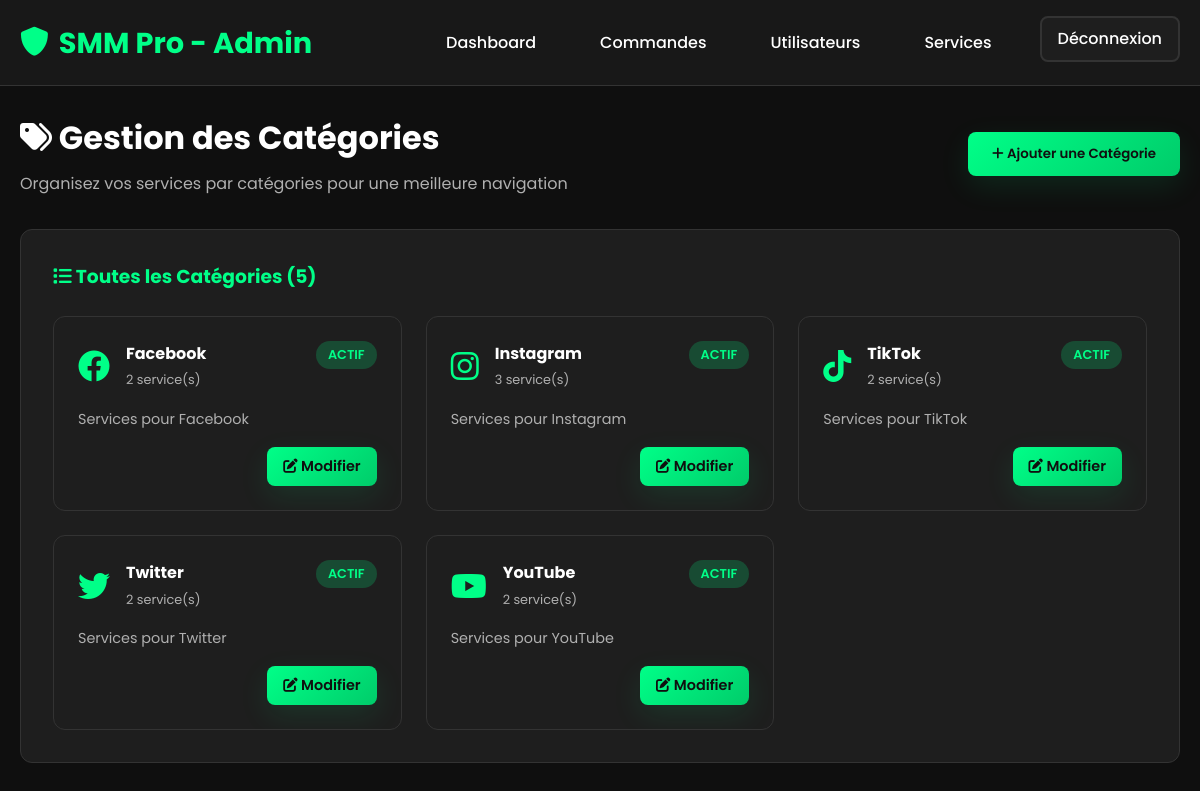
The app's page /admin/categories.php (signed in) with its own data.
### tables this page shows
CREATE TABLE IF NOT EXISTS categories (
    id INT AUTO_INCREMENT PRIMARY KEY,
    name VARCHAR(100) NOT NULL,
    description TEXT,
    icon VARCHAR(50),
    is_active BOOLEAN DEFAULT TRUE,
    created_at TIMESTAMP DEFAULT CURRENT_TIMESTAMP
);

### config/database.php (called while the page is built, shortened)
<?php
class Database {
    private $connection;
    public function __construct() {
        try {
            $this->connection = new PDO(
                "mysql:host=" . DB_HOST . ";dbname=" . DB_NAME . ";charset=utf8mb4",
                DB_USER,
                DB_PASS,
                [
                    PDO::ATTR_ERRMODE => PDO::ERRMODE_EXCEPTION,
                    PDO::ATTR_DEFAULT_FETCH_MODE => PDO::FETCH_ASSOC,
                    PDO::ATTR_EMULATE_PREPARES => false
                ]
            );
        } catch(PDOException $e) {
            die("Erreur de connexion à la base de données: " . $e->getMessage());
        }
    }
    public function query($sql, $params = []) {
        $stmt = $this->connection->prepare($sql);
        $stmt->execute($params);
        return $stmt;
    }
    public function fetchAll($sql, $params = []) {
        return $this->query($sql, $params)->fetchAll();
    }
}
?>

### admin/categories.php (the view, shortened to what this page needs)
<?php
$db = new Database();
$categories = $db->fetchAll("
    SELECT c.*,
           (SELECT COUNT(*) FROM services WHERE category_id = c.id) as service_count
    FROM categories c
    ORDER BY c.name
");
?>
<!DOCTYPE html>
<html lang="fr">
<head>
    <link rel="stylesheet" href="../assets/css/style.css">
    <link rel="stylesheet" href="https://cdnjs.cloudflare.com/ajax/libs/font-awesome/6.0.0/css/all.min.css">
</head>
<body>
    <nav class="navbar">
        <div class="container">
            <div class="nav-content">
                <a href="dashboard.php" class="logo">
                    <i class="fas fa-shield-alt"></i>
                    <?php echo SITE_NAME; ?> - Admin
                </a>
                <ul class="nav-links">
                    <li><a href="dashboard.php">Dashboard</a></li>
                    <li><a href="orders.php">Commandes</a></li>
                    <li><a href="users.php">Utilisateurs</a></li>
                    <li><a href="services.php">Services</a></li>
                    <li><a href="../logout.php" class="btn btn-secondary">Déconnexion</a></li>
                </ul>
            </div>
        </div>
    </nav>
    <div class="dashboard">
        <div class="container">
            <div class="dashboard-header">
                <div>
                    <h1 style="color: var(--text-primary); margin-bottom: 0.5rem;">
                        <i class="fas fa-tags"></i> Gestion des Catégories
                    </h1>
                    <p style="color: var(--text-secondary);">
                        Organisez vos services par catégories pour une meilleure navigation
                    </p>
                </div>
                <div>
                    <button onclick="showAddCategoryModal()" class="btn btn-primary">
                        <i class="fas fa-plus"></i> Ajouter une Catégorie
                    </button>
                </div>
            </div>
            <div class="card">
                <h3 style="color: var(--primary-color); margin-bottom: 1.5rem;">
                    <i class="fas fa-list"></i> Toutes les Catégories (<?php echo count($categories); ?>)
                </h3>
                <?php if (empty($categories)): ?>
                    <div style="text-align: center; padding: 3rem 1rem; color: var(--text-secondary);">
                        <i class="fas fa-tags" style="font-size: 4rem; margin-bottom: 1rem; opacity: 0.5;"></i>
                        <h3>Aucune catégorie</h3>
                        <p>Commencez par ajouter votre première catégorie.</p>
                        <button onclick="showAddCategoryModal()" class="btn btn-primary" style="margin-top: 1rem;">
                            <i class="fas fa-plus"></i> Ajouter une Catégorie
                        </button>
                    </div>
                <?php else: ?>
                    <div style="display: grid; grid-template-columns: repeat(auto-fit, minmax(300px, 1fr)); gap: 1.5rem;">
                        <?php foreach ($categories as $category): ?>
                        <div class="card" style="padding: 1.5rem;">
                            <div style="display: flex; justify-content: space-between; align-items: start; margin-bottom: 1rem;">
                                <div style="display: flex; align-items: center; gap: 1rem;">
                                    <i class="<?php echo $category['icon']; ?>" style="color: var(--primary-color); font-size: 2rem;"></i>
                                    <div>
                                        <h4 style="margin: 0; color: var(--text-primary);"><?php echo htmlspecialchars($category['name']); ?></h4>
                                        <span style="font-size: 0.8rem; color: var(--text-secondary);">
                                            <?php echo $category['service_count']; ?> service(s)
                                        </span>
                                    </div>
                                </div>
                                <div style="display: flex; gap: 0.5rem;">
                                    <?php if ($category['is_active']): ?>
                                        <span class="status-badge status-completed">Actif</span>
                                    <?php else: ?>
                                        <span class="status-badge status-cancelled">Inactif</span>
                                    <?php endif; ?>
                                </div>
                            </div>
                            <?php if ($category['description']): ?>
                                <p style="color: var(--text-secondary); margin-bottom: 1rem; font-size: 0.9rem;">
                                    <?php echo htmlspecialchars($category['description']); ?>
                                </p>
                            <?php endif; ?>
                            <div style="display: flex; gap: 0.5rem; justify-content: flex-end;">
                                <a href="?edit=<?php echo $category['id']; ?>"
                                   class="btn btn-primary" style="padding: 0.5rem 1rem; font-size: 0.9rem; text-decoration: none;">
                                    <i class="fas fa-edit"></i> Modifier
                                </a>
                            </div>
                        </div>
                        <?php endforeach; ?>
                    </div>
                <?php endif; ?>
            </div>
        </div>
    </div>
</body>
</html>

### assets/css/style.css (style rules this page uses)
:root { --primary-color: #00ff88; --primary-dark: #00cc6a; --secondary-color: #1a1a1a; --dark-bg: #0f0f0f; --card-bg: #1e1e1e; --text-primary: #ffffff; --text-secondary: #b0b0b0; --border-color: #333333; --success-color: #00ff88; --warning-color: #ffa500; --error-color: #ff4444; --gradient-primary: linear-gradient(135deg, #00ff88 0%, #00cc6a 100%); --gradient-dark: linear-gradient(135deg, #1a1a1a 0%, #0f0f0f 100%); --shadow: 0 10px 30px rgba(0, 255, 136, 0.1); --shadow-hover: 0 15px 40px rgba(0, 255, 136, 0.2); }
* { margin: 0; padding: 0; box-sizing: border-box; }
body { font-family: 'Poppins', sans-serif; background: var(--dark-bg); color: var(--text-primary); line-height: 1.6; overflow-x: hidden; }
.container { max-width: 1200px; margin: 0 auto; padding: 0 20px; }
.navbar { background: rgba(26, 26, 26, 0.95); backdrop-filter: blur(10px); padding: 1rem 0; position: fixed; top: 0; left: 0; right: 0; z-index: 1000; border-bottom: 1px solid var(--border-color); }
.nav-content { display: flex; justify-content: space-between; align-items: center; }
.logo { font-size: 1.8rem; font-weight: 700; color: var(--primary-color); text-decoration: none; display: flex; align-items: center; gap: 10px; }
.nav-links { display: flex; list-style: none; gap: 2rem; align-items: center; }
.nav-links a { color: var(--text-primary); text-decoration: none; font-weight: 500; transition: all 0.3s ease; padding: 0.5rem 1rem; border-radius: 8px; }
.btn { padding: 12px 24px; border: none; border-radius: 8px; font-weight: 600; font-family: inherit; cursor: pointer; transition: all 0.3s ease; text-decoration: none; display: inline-block; text-align: center; position: relative; overflow: hidden; }
.btn-primary { background: var(--gradient-primary); color: var(--dark-bg); box-shadow: var(--shadow); }
.btn-secondary { background: var(--card-bg); color: var(--text-primary); border: 2px solid var(--border-color); }
.card { background: var(--card-bg); border-radius: 12px; padding: 2rem; border: 1px solid var(--border-color); transition: all 0.3s ease; position: relative; overflow: hidden; }
.card::before { content: ''; position: absolute; top: 0; left: 0; right: 0; height: 4px; background: var(--gradient-primary); opacity: 0; transition: opacity 0.3s ease; }
.dashboard { margin-top: 80px; padding: 2rem 0; }
.dashboard-header { display: flex; justify-content: space-between; align-items: center; margin-bottom: 2rem; }
.status-badge { padding: 4px 12px; border-radius: 20px; font-size: 0.8rem; font-weight: 600; text-transform: uppercase; }
.status-completed { background: rgba(0, 255, 136, 0.2); color: var(--success-color); }

### records on screen
categories: name "Facebook", service_count "2", is_active "ACTIF", description "Services pour Facebook"
categories: name "Instagram", service_count "3", is_active "ACTIF", description "Services pour Instagram"
categories: name "TikTok", service_count "2", is_active "ACTIF", description "Services pour TikTok"
categories: name "Twitter", service_count "2", is_active "ACTIF", description "Services pour Twitter"
categories: name "YouTube", service_count "2", is_active "ACTIF", description "Services pour YouTube"

### other values on screen
SITE_NAME "SMM Pro"
count($categories) "5"
